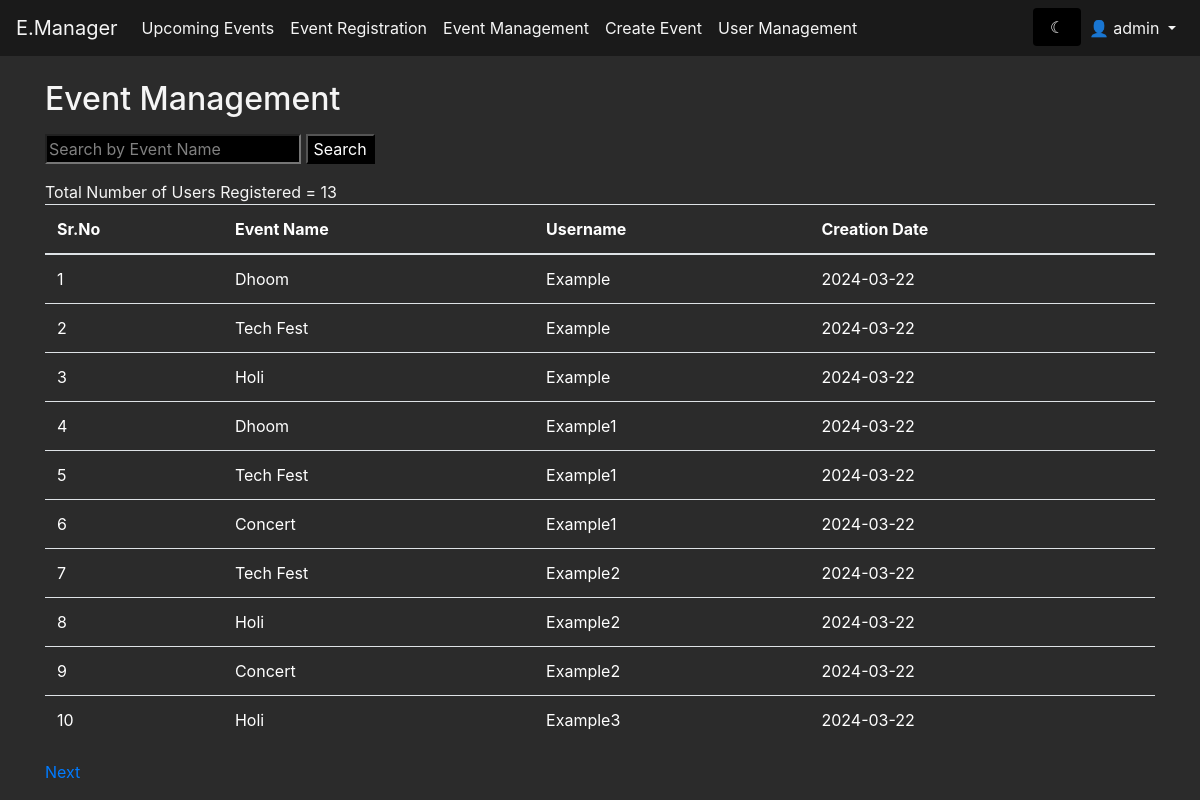
/event_manager (signed in), run on the app's committed database.
### modules/models.py (models this page shows, shortened)
class Registration(db.Model):
    id = db.Column(db.Integer, primary_key=True)
    user_id = db.Column(db.Integer, db.ForeignKey('user.id'))
    event_id = db.Column(db.Integer, db.ForeignKey('event.id'))
    date_created = db.Column(db.DateTime, default=datetime.utcnow)
    user = db.relationship('User', backref=db.backref('registrations', lazy=True))
    event = db.relationship('Event', backref=db.backref('registrations', lazy=True))

class Event(db.Model):
    id = db.Column(db.Integer, primary_key=True)
    title = db.Column(db.String(80), nullable=False)
    description = db.Column(db.String(200), nullable=False)
    date = db.Column(db.DateTime, nullable=False)
    location = db.Column(db.String(80), nullable=False)
    organizer_name = db.Column(db.String(80), nullable=True)
    creator_id = db.Column(db.Integer, db.ForeignKey('user.id'))
    creator = db.relationship('User', backref=db.backref('events', lazy=True))

### modules/event.py (the view, shortened to what this page needs)
@app.route('/event_manager', methods=['GET', 'POST'])
def event_manager():
    page = request.args.get('page', 1, type=int)
    reg = Registration.query.paginate(page=page, per_page=10, error_out=False)
    total_result = Registration.query.count()
    msg = get_flashed_messages()
    return render_template('event_manager.html', events=reg, msg=msg, total_result=total_result)

### modules/templates/event_manager.html (shortened to what this page needs)
<!DOCTYPE html>
<html lang="en" xmlns="http://www.w3.org/1999/html">
  <head>
    <link
      href="https://stackpath.bootstrapcdn.com/bootstrap/4.5.0/css/bootstrap.min.css"
      rel="stylesheet"
    />
    <link
      rel="stylesheet"
      href="{{url_for('static',filename='css/dashboard.css')}}"
    />
  </head>
  <body class="{{ session['theme'] }}">
    <nav class="navbar navbar-expand-lg navbar-light bg-light">
      <a class="navbar-brand" href="/event">E.Manager</a>
      <div class="collapse navbar-collapse" id="navbarNav">
        <ul class="navbar-nav">
          <li class="nav-item">
            <a class="nav-link" href="/event">Upcoming Events</a>
          </li>
          <li class="nav-item">
            <a class="nav-link" href="/event">Event Registration</a>
          </li>
          <li class="nav-item">
            <a class="nav-link" href="/event_manager">Event Management</a>
          </li>
          {% if 'role' in session and session['role'] == 'Admin' or 'role' in
          session and session['role'] == 'Co-Admin' %}
          <li class="nav-item">
            <a class="nav-link" href="/event/create">Create Event</a>
          </li>
          {% endif %} {% if 'role' in session and session['role'] == 'Admin' %}
          <li class="nav-item">
            <a class="nav-link" href="/user_management">User Management</a>
          </li>
          {% endif %}
        </ul>
        <ul class="navbar-nav ml-auto">
          <form action="/toggle_theme" method="post" id="toggle-theme-form">
            <input type="submit" class="form-control border-0" value="{% if session['theme'] == 'light-theme' %} &#9788 {% else %} &#9790 {% endif %}" />
          </form>
          {% if 'username' in session %}
          <li class="nav-item dropdown">
            <a
              class="nav-link dropdown-toggle"
              href="#"
              id="navbarDropdown"
              role="button"
              data-toggle="dropdown"
              aria-haspopup="true"
              aria-expanded="false"
            >
              👤 {{ session['username'] }}
            </a>
          </li>
          {% endif %}
        </ul>
      </div>
    </nav>
    <div class="container mt-4">
      <h2 class="mb-3">Event Management</h2>
      <form method="POST" class="mb-3">
        <input type="text" name="search" placeholder="Search by Event Name" />
        <input type="submit" value="Search" />
      </form>
      <a>Total Number of Users Registered = {{ total_result }} </a>
      <table class="table mb-3">
        <thead>
          <tr>
            <th>Sr.No</th>
            <th>Event Name</th>
            <th>Username</th>
            <th>Creation Date</th>
          </tr>
        </thead>
        <tbody id="userTable">
          {% for event in events %}
          <tr>
            <td>{{ event.id }}</td>
            <td>{{ event.event.title}}</td>
            <td>{{ event.user_id}}</td>
            <td>{{ event.date_created.strftime('%Y-%m-%d') }}</td>
          </tr>
          {% endfor %}
        </tbody>
      </table>
      <div class="pagination">
         {% if events.has_next %}
        <a href="{{ url_for('event_manager', page=events.next_num) }}">Next</a>
        {% endif %}
      </div>
    </div>
  </body>
</html>

### modules/static/css/dashboard.css (style rules this page uses)
body { background-color: #2b2b2b; color: #f5f5f5; }
.navbar { background-color: #1a1a1a !important; }
.nav-link, .dropdown-item { color: #f5f5f5 !important; }
.navbar-brand { color: #f5f5f5 !important; }
.container { background-color: #2b2b2b; }
table { color: #ffffff; }
th, td { color: #ffffff; }
input { background-color: #000000; color: #ffffff; }
::placeholder { color: #ffffff; opacity: 0.5; }
input, textarea { background-color: #000000 !important; color: #ffffff !important; }
::placeholder { color: #ffffff !important; opacity: 0.5 !important; }

### data on the page
Registration: id "1", event "Dhoom", user_id "Example", date_created "2024-03-22"
Registration: id "2", event "Tech Fest", user_id "Example", date_created "2024-03-22"
Registration: id "3", event "Holi", user_id "Example", date_created "2024-03-22"
Registration: id "4", event "Dhoom", user_id "Example1", date_created "2024-03-22"
Registration: id "5", event "Tech Fest", user_id "Example1", date_created "2024-03-22"
Registration: id "6", event "Concert", user_id "Example1", date_created "2024-03-22"
Registration: id "7", event "Tech Fest", user_id "Example2", date_created "2024-03-22"
Registration: id "8", event "Holi", user_id "Example2", date_created "2024-03-22"
Registration: id "9", event "Concert", user_id "Example2", date_created "2024-03-22"
Registration: id "10", event "Holi", user_id "Example3", date_created "2024-03-22"

### other printed values
{{ session['username'] }} "admin"
{{ total_result }} "13"
